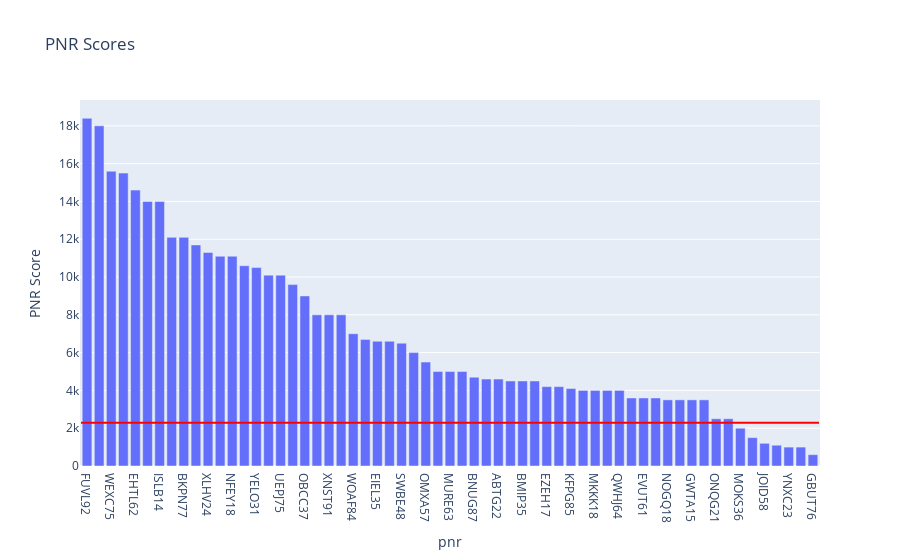

Source (notebook cell):
### Code cell
# plot for pnr_score distribution of cancelled flights-pnrs
fig = px.bar(
    df, x="pnr", y="pnr_score", title="PNR Scores", labels={"pnr_score": "PNR Score"}
)
# Add mean and standard deviation annotations
fig.add_shape(
    type="line",
    x0=-0.5,
    x1=len(df) - 0.5,
    y0=mean_score,
    y1=mean_score,
    line=dict(color="red", width=2),
    name="Mean",
)
# Show the chart
print(mean_score, std_dev_score)
fig.show()

### Figure 1 — Plotly figure (JSON) as saved in the notebook; plotly's stock layout.template omitted (floating-point values rounded to 4 significant figures)
{"data": [{"alignmentgroup": "True", "hovertemplate": "pnr=%{x}<br>PNR Score=%{y}<extra></extra>", "legendgroup": "", "marker": {"color": "#636efa", "pattern": {"shape": ""}}, "name": "", "offsetgroup": "", "orientation": "v", "showlegend": false, "textposition": "auto", "type": "bar", "x": ["FUVL92", "LWFN72", "WEXC75", "GZLX52", "EHTL62", "JIFY75", "ISLB14", "QRKP62", "BKPN77", "CVZD73", "XLHV24", "JKQQ34", "NFEY18", "GIJK13", "YELO31", "UWGE22", "UEPJ75", "ABTN53", "OBCC37", "SDJN64", "XNST91", "NFKV99", "WOAF84", "CISK65", "EIEL35", "XREO14", "SWBE48", "SRJX15", "OMXA57", "YVQJ61", "MURE63", "CYJC40", "BNUG87", "JKVU43", "ABTG22", "JULZ40", "BMIP35", "NFZL90", "EZEH17", "NXOT58", "KFPG85", "RISW72", "MKKK18", "TVPN19", "QWHJ64", "PGAK87", "EVUT61", "OXSU32", "NOGQ18", "VHUV32", "GWTA15", "OJBM30", "ONQG21", "DGKX27", "MOKS36", "TISN30", "JOID58", "ZXDB50", "YNXC23", "TOGI67", "GBUT76"], "xaxis": "x", "y": [18400, 18000, 15600, 15500, 14600, 14000, 14000, 12100, 12100, 11700, 11300, 11100, 11100, 10600, 10500, 10100, 10100, 9600, 9000, 8000, 8000, 8000, 7000, 6700, 6600, 6600, 6500, 6000, 5500, 5000, 5000, 5000, 4700, 4600, 4600, 4500, 4500, 4500, 4200, 4200, 4100, 4000, 4000, 4000, 4000, 3600, 3600, 3600, 3500, 3500, 3500, 3500, 2500, 2500, 2000, 1500, 1200, 1100, 1000, 1000, 600], "yaxis": "y"}], "layout": {"barmode": "relative", "legend": {"tracegroupgap": 0}, "shapes": [{"line": {"color": "red", "width": 2}, "name": "Mean", "type": "line", "x0": -0.5, "x1": 60.5, "y0": 2283.0, "y1": 2283.0}], "title": {"text": "PNR Scores"}, "xaxis": {"anchor": "y", "domain": [0, 1], "title": {"text": "pnr"}}, "yaxis": {"anchor": "x", "domain": [0, 1], "title": {"text": "PNR Score"}}}}
